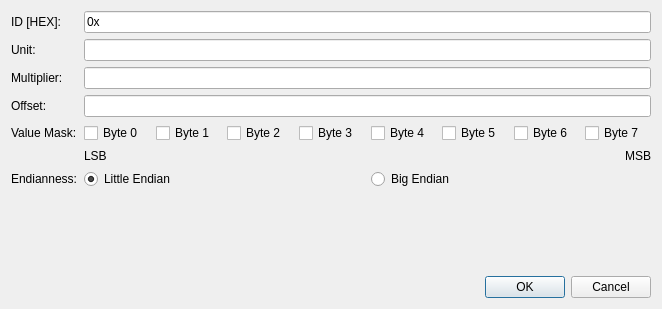
<?xml version="1.0" encoding="UTF-8"?>
<ui version="4.0">
 <class>NewCAN_DecodeParametersDialog</class>
 <widget class="QDialog" name="NewCAN_DecodeParametersDialog">
  <property name="geometry">
   <rect>
    <x>0</x>
    <y>0</y>
    <width>662</width>
    <height>309</height>
   </rect>
  </property>
  <property name="windowTitle">
   <string>Add new CAN Decode Parameters</string>
  </property>
  <property name="modal">
   <bool>true</bool>
  </property>
  <layout class="QVBoxLayout" name="verticalLayout">
   <item>
    <layout class="QFormLayout" name="formLayout">
     <item row="0" column="0">
      <widget class="QLabel" name="lblID">
       <property name="text">
        <string>ID [HEX]:</string>
       </property>
      </widget>
     </item>
     <item row="0" column="1">
      <widget class="QLineEdit" name="txtID">
       <property name="text">
        <string>0x</string>
       </property>
      </widget>
     </item>
     <item row="1" column="0">
      <widget class="QLabel" name="lblUnit">
       <property name="text">
        <string>Unit:</string>
       </property>
      </widget>
     </item>
     <item row="1" column="1">
      <widget class="QLineEdit" name="txtUnit"/>
     </item>
     <item row="2" column="0">
      <widget class="QLabel" name="lblMultiplier">
       <property name="text">
        <string>Multiplier:</string>
       </property>
      </widget>
     </item>
     <item row="2" column="1">
      <widget class="QLineEdit" name="txtMultiplier"/>
     </item>
     <item row="3" column="0">
      <widget class="QLabel" name="lblOffset">
       <property name="text">
        <string>Offset:</string>
       </property>
      </widget>
     </item>
     <item row="3" column="1">
      <widget class="QLineEdit" name="txtOffset"/>
     </item>
     <item row="4" column="0">
      <widget class="QLabel" name="lblValueMask">
       <property name="text">
        <string>Value Mask:</string>
       </property>
      </widget>
     </item>
     <item row="4" column="1">
      <layout class="QHBoxLayout" name="horizontalLayout">
       <item>
        <widget class="QCheckBox" name="chkByte0">
         <property name="text">
          <string>Byte 0</string>
         </property>
        </widget>
       </item>
       <item>
        <widget class="QCheckBox" name="chkByte1">
         <property name="text">
          <string>Byte 1</string>
         </property>
        </widget>
       </item>
       <item>
        <widget class="QCheckBox" name="chkByte2">
         <property name="text">
          <string>Byte 2</string>
         </property>
        </widget>
       </item>
       <item>
        <widget class="QCheckBox" name="chkByte3">
         <property name="text">
          <string>Byte 3</string>
         </property>
        </widget>
       </item>
       <item>
        <widget class="QCheckBox" name="chkByte4">
         <property name="text">
          <string>Byte 4</string>
         </property>
        </widget>
       </item>
       <item>
        <widget class="QCheckBox" name="chkByte5">
         <property name="text">
          <string>Byte 5</string>
         </property>
        </widget>
       </item>
       <item>
        <widget class="QCheckBox" name="chkByte6">
         <property name="text">
          <string>Byte 6</string>
         </property>
        </widget>
       </item>
       <item>
        <widget class="QCheckBox" name="chkByte7">
         <property name="text">
          <string>Byte 7</string>
         </property>
        </widget>
       </item>
      </layout>
     </item>
     <item row="5" column="1">
      <layout class="QHBoxLayout" name="horizontalLayout_2">
       <item>
        <widget class="QLabel" name="lblLeftByte">
         <property name="text">
          <string>LSB</string>
         </property>
        </widget>
       </item>
       <item>
        <widget class="QLabel" name="lblRightByte">
         <property name="text">
          <string>MSB</string>
         </property>
         <property name="alignment">
          <set>Qt::AlignRight|Qt::AlignTrailing|Qt::AlignVCenter</set>
         </property>
        </widget>
       </item>
      </layout>
     </item>
     <item row="8" column="0">
      <widget class="QLabel" name="lblEndianness">
       <property name="text">
        <string>Endianness:</string>
       </property>
      </widget>
     </item>
     <item row="8" column="1">
      <layout class="QHBoxLayout" name="horizontalLayout_4">
       <item>
        <widget class="QRadioButton" name="rbLittleEndian">
         <property name="text">
          <string>Little Endian</string>
         </property>
         <property name="checked">
          <bool>true</bool>
         </property>
        </widget>
       </item>
       <item>
        <widget class="QRadioButton" name="rbBigEndian">
         <property name="text">
          <string>Big Endian</string>
         </property>
        </widget>
       </item>
      </layout>
     </item>
    </layout>
   </item>
   <item>
    <widget class="QDialogButtonBox" name="buttonBox">
     <property name="orientation">
      <enum>Qt::Horizontal</enum>
     </property>
     <property name="standardButtons">
      <set>QDialogButtonBox::Cancel|QDialogButtonBox::Ok</set>
     </property>
    </widget>
   </item>
  </layout>
  <zorder>formLayoutWidget</zorder>
  <zorder>buttonBox</zorder>
 </widget>
 <resources/>
 <connections>
  <connection>
   <sender>buttonBox</sender>
   <signal>accepted()</signal>
   <receiver>NewCAN_DecodeParametersDialog</receiver>
   <slot>accept()</slot>
   <hints>
    <hint type="sourcelabel">
     <x>248</x>
     <y>254</y>
    </hint>
    <hint type="destinationlabel">
     <x>157</x>
     <y>274</y>
    </hint>
   </hints>
  </connection>
  <connection>
   <sender>buttonBox</sender>
   <signal>rejected()</signal>
   <receiver>NewCAN_DecodeParametersDialog</receiver>
   <slot>reject()</slot>
   <hints>
    <hint type="sourcelabel">
     <x>316</x>
     <y>260</y>
    </hint>
    <hint type="destinationlabel">
     <x>286</x>
     <y>274</y>
    </hint>
   </hints>
  </connection>
 </connections>
</ui>
